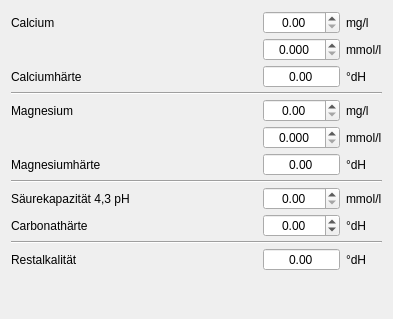
          <widget class="QWidget" name="scrollAreaWidgetContents">
           <property name="geometry">
            <rect>
             <x>0</x>
             <y>0</y>
             <width>393</width>
             <height>319</height>
            </rect>
           </property>
           <layout class="QGridLayout" name="gridLayout">
            <property name="verticalSpacing">
             <number>4</number>
            </property>
            <item row="7" column="3">
             <widget class="QLabel" name="label_146">
              <property name="minimumSize">
               <size>
                <width>30</width>
                <height>0</height>
               </size>
              </property>
              <property name="text">
               <string>°dH</string>
              </property>
             </widget>
            </item>
            <item row="4" column="2">
             <widget class="DoubleSpinBox" name="tbMagnesiumMg">
              <property name="minimumSize">
               <size>
                <width>60</width>
                <height>0</height>
               </size>
              </property>
              <property name="toolTip">
               <string>&lt;html&gt;&lt;head/&gt;&lt;body&gt;&lt;p&gt;Hier wird die &lt;span style=&quot; font-weight:600;&quot;&gt;Magnesiummenge&lt;/span&gt; in mg/l eingetragen.&lt;/p&gt;&lt;p&gt;Manche Wasserversorger geben diesen Wert auch mit ppm an.&lt;/p&gt;&lt;p&gt;Für Angaben in &lt;span style=&quot; font-weight:600;&quot;&gt;mmol/l&lt;/span&gt; kann das untenstehende Feld benutzt werden.&lt;/p&gt;&lt;/body&gt;&lt;/html&gt;</string>
              </property>
              <property name="alignment">
               <set>Qt::AlignCenter</set>
              </property>
              <property name="maximum">
               <double>9999.000000000000000</double>
              </property>
              <property name="singleStep">
               <double>0.010000000000000</double>
              </property>
             </widget>
            </item>
            <item row="9" column="2">
             <widget class="DoubleSpinBox" name="tbSaeurekapazitaet">
              <property name="minimumSize">
               <size>
                <width>60</width>
                <height>0</height>
               </size>
              </property>
              <property name="toolTip">
               <string>&lt;html&gt;&lt;head/&gt;&lt;body&gt;&lt;p&gt;In der Trinkwaseranalyse ist die &lt;span style=&quot; font-weight:600;&quot;&gt;Säurekapazität&lt;/span&gt; ein Ausdruck für die Restalkalität. Verschiedentlich liest man in Trinkwasseranalysen auch &lt;span style=&quot; font-weight:600;&quot;&gt;Alkalität&lt;/span&gt;. Säurekapazität beschreibt das Puffervermögen des Wassers gegenüber Säuren. Sie gibt die Stabilität des pH-Wertes im Wasser an.&lt;/p&gt;&lt;p&gt;Die Säurekapazität pH 4,3 ist das Äqivalent zur Carbonathärte (auch Temporäre Härte, Bicarbonathärte). Sie beschreibt die &lt;span style=&quot; font-weight:600;&quot;&gt;Restalkalität&lt;/span&gt; vom Standpunkt des Säureverbrauchs aus. Der Kleine Brauhelfer berechnet daher beide Werte simultan. &lt;/p&gt;&lt;p&gt;Während des Einmaischens säuert das Malz das Brauwasser an. Oft ist eine niedrige &lt;span style=&quot; font-weight:600;&quot;&gt;Restalkalität &lt;/span&gt;dabei Voraussetzung, dass die Schüttung auch im richtigen pH-Bereich arbeiten kann.&lt;/p&gt;&lt;p&gt;Die Restalkalität ergibt sich aus &lt;span style=&quot; font-weight:600;&quot;&gt;säurevernichtendem HCO₃⁻ &lt;/span&gt;und&lt;span style=&quot; font-weight:600;&quot;&gt; säureförderndem Kalzium- und Magnesium&lt;/span&gt;. Malz arbeitet am besten in leicht saurer Umgebung von pH 5,2 bis 5.8. &lt;span style=&quot; font-weight:600;&quot;&gt;HCO₃⁻&lt;/span&gt; (Hydrogencarbonat) versucht diese saure Umgebung zu verhindern, Calcium und Magnesium wiederum unterstützen das Malz und seine Maischearbeit.&lt;/p&gt;&lt;p&gt;Das Verhältnis entscheidet beider &lt;span style=&quot; font-weight:600;&quot;&gt;Antipoden &lt;/span&gt;entscheidet. Brauer machen sich das zunutze.&lt;/p&gt;&lt;/body&gt;&lt;/html&gt;</string>
              </property>
              <property name="alignment">
               <set>Qt::AlignCenter</set>
              </property>
              <property name="maximum">
               <double>9999.000000000000000</double>
              </property>
              <property name="singleStep">
               <double>0.010000000000000</double>
              </property>
             </widget>
            </item>
            <item row="6" column="2">
             <widget class="DoubleSpinBox" name="tbMagnesiumMmol">
              <property name="minimumSize">
               <size>
                <width>60</width>
                <height>0</height>
               </size>
              </property>
              <property name="toolTip">
               <string>&lt;html&gt;&lt;head/&gt;&lt;body&gt;&lt;p&gt;Hier wird die &lt;span style=&quot; font-weight:600;&quot;&gt;Magnesiummenge&lt;/span&gt; in mmol/l eingetragen.&lt;/p&gt;&lt;p&gt;Für Angaben in &lt;span style=&quot; font-weight:600;&quot;&gt;mg/l&lt;/span&gt; kann das obenstehende Feld  benutzt werden.&lt;/p&gt;&lt;/body&gt;&lt;/html&gt;</string>
              </property>
              <property name="alignment">
               <set>Qt::AlignCenter</set>
              </property>
              <property name="decimals">
               <number>3</number>
              </property>
              <property name="maximum">
               <double>9999.000000000000000</double>
              </property>
              <property name="singleStep">
               <double>0.001000000000000</double>
              </property>
             </widget>
            </item>
            <item row="6" column="3">
             <widget class="QLabel" name="label_137">
              <property name="minimumSize">
               <size>
                <width>30</width>
                <height>0</height>
               </size>
              </property>
              <property name="text">
               <string>mmol/l</string>
              </property>
             </widget>
            </item>
            <item row="0" column="2">
             <widget class="DoubleSpinBox" name="tbCalciumMg">
              <property name="minimumSize">
               <size>
                <width>60</width>
                <height>0</height>
               </size>
              </property>
              <property name="toolTip">
               <string>&lt;html&gt;&lt;head/&gt;&lt;body&gt;&lt;p&gt;Hier wird die &lt;span style=&quot; font-weight:600;&quot;&gt;Calciummenge&lt;/span&gt; in mg/l eingetragen.&lt;/p&gt;&lt;p&gt;Manche Wasserversorger geben diesen Wert auch mit ppm an.&lt;/p&gt;&lt;p&gt;Für Angaben in &lt;span style=&quot; font-weight:600;&quot;&gt;mmol/l&lt;/span&gt; kann das untenstehende Feld benutzt werden.&lt;/p&gt;&lt;/body&gt;&lt;/html&gt;</string>
              </property>
              <property name="alignment">
               <set>Qt::AlignCenter</set>
              </property>
              <property name="maximum">
               <double>9999.000000000000000</double>
              </property>
              <property name="singleStep">
               <double>0.010000000000000</double>
              </property>
             </widget>
            </item>
            <item row="11" column="2">
             <widget class="DoubleSpinBox" name="tbCarbonathaerte">
              <property name="minimumSize">
               <size>
                <width>60</width>
                <height>0</height>
               </size>
              </property>
              <property name="toolTip">
               <string>&lt;html&gt;&lt;head/&gt;&lt;body&gt;&lt;p&gt;In der Trinkwasseranalyse ist die &lt;span style=&quot; font-weight:600;&quot;&gt;Carbonathärte &lt;/span&gt;der geläufigste Ausdruck für die Restalkalität. Carbonathärte beschreibt das Verhältnis der im Wasser gelösten säurevernichtenden Carbonat- (CO₃²⁻) und Hyrogencarbonationen (HCO³⁻) und der säurefördernden Erdalkaliionen Calcium (Ca⁺) und Magnesium (Mg⁺).&lt;/p&gt;&lt;p&gt;Die Säurekapazität pH 4,3 ist das Äqivalent zur Carbonathärte (auch Temporäre Härte, Bicarbonathärte). Sie beschreibt die &lt;span style=&quot; font-weight:600;&quot;&gt;Restalkalität&lt;/span&gt; vom Standpunkt des Säureverbrauchs aus. Der Kleine Brauhelfer berechnet daher beide Werte simultan. &lt;/p&gt;&lt;p&gt;Während des Einmaischens säuert das Malz das Brauwasser an. Oft ist eine niedrige &lt;span style=&quot; font-weight:600;&quot;&gt;Restalkalität &lt;/span&gt;dabei Voraussetzung, dass die Schüttung auch im richtigen pH-Bereich arbeiten kann.&lt;/p&gt;&lt;p&gt;Wenn der gewünschte &lt;span style=&quot; font-weight:600;&quot;&gt;Bierstil&lt;/span&gt; mit dem vorhandenen Wasser nicht umzusetzen ist, greifen Hobby- und Nanobrauer gerne zu Salzen wie Braugips (Calciumsulfat), um doch noch ein leckeres Pils oder IPA zu brauen. Dabei wird das Gleichgewicht der gelösten Stoffe zugunsten der Erdalkaliionen verschoben, der Härtegrad sinkt, der richtige pH-Bereich für helles Malz wird erreicht.&lt;/p&gt;&lt;p&gt;Selten ist es umgekehrt, da ist dann ein dunkles Bier aufgrund seiner dunklen Zutaten zu sauer und der pH-Wert wird angehoben, so mit Natron oder Kalk. Das Verhältnis beider &lt;span style=&quot; font-weight:600;&quot;&gt;Antipoden &lt;/span&gt;entscheidet. Brauer machen sich das zunutze.&lt;/p&gt;&lt;/body&gt;&lt;/html&gt;</string>
              </property>
              <property name="alignment">
               <set>Qt::AlignCenter</set>
              </property>
              <property name="decimals">
               <number>2</number>
              </property>
              <property name="minimum">
               <double>-99.000000000000000</double>
              </property>
              <property name="maximum">
               <double>99.000000000000000</double>
              </property>
              <property name="singleStep">
               <double>0.010000000000000</double>
              </property>
             </widget>
            </item>
            <item row="13" column="0">
             <widget class="QLabel" name="label_147">
              <property name="text">
               <string>Restalkalität</string>
              </property>
             </widget>
            </item>
            <item row="12" column="0" colspan="4">
             <widget class="Line" name="line_4">
              <property name="orientation">
               <enum>Qt::Horizontal</enum>
              </property>
             </widget>
            </item>
            <item row="13" column="2">
             <widget class="DoubleSpinBox" name="tbRestalkalitaet">
              <property name="minimumSize">
               <size>
                <width>60</width>
                <height>0</height>
               </size>
              </property>
              <property name="toolTip">
               <string>&lt;html&gt;&lt;head/&gt;&lt;body&gt;&lt;p&gt;Die &lt;span style=&quot; font-weight:600;&quot;&gt;Restalkalität&lt;/span&gt; des Brauwassers ist entscheidend für den &lt;span style=&quot; font-weight:600;&quot;&gt;pH-Wert&lt;/span&gt; der Maische und damit für die Effizienz der Stärkespaltung. Ob ein Bier mit der Schüttung in den angepeilten Parametern umfänglich gelingt, entscheidet sich hier. Der pH-Wert beim Maischen ist Ausgangspunkt aller weiterer Brauschritte.&lt;/p&gt;&lt;p&gt;Brauwasser ist kein reines Wasser, sondern enthält Salze und Ionen wie Chlorid (Cl⁻) und Sulfat (SO₄²⁻), die sich gemschmacklich auswirken. Während des Einmaischens wird das Brauwasser durch das Malz angesäuert. Es reichern sich Hydronium-Ionen (H⁺) an, was zu einem Abfall des pH-Wertes führt. Dabei verhalten sich dunkle Malze generell saurer als hell abgedarrte Malze. Ungehindert senkt sich der pH-Wert dadurch von allein in einen für den Maischeprozess günstigen Bereich zwischen &lt;span style=&quot; font-weight:600;&quot;&gt;pH 5,2 bis 5,8&lt;/span&gt; ab. &lt;/p&gt;&lt;p&gt;Der Knackpunkt ist, dass manches Wasser sich diesem pH-Abfall widersetzt. Dieses Alkalität genannte Phänomen gründet in der Konzentration des Ions Bicarbonat, chemisch &lt;span style=&quot; font-weight:600;&quot;&gt;HCO³⁻&lt;/span&gt;. Das HCO³⁻ fängt die H⁺-Ionen einfach ab. Die pH-Wert-senkende Wirkung der H⁺-Ionen verpufft wirkungslos. Dieser Effekt ist um so größer, je mehr HCO³- im Wassser vorhanden ist.&lt;/p&gt;&lt;p&gt;Damit erklärt sich simpel, warum mancher Bierstil mit dem einen Brauwwasser funktioniert, ein anderer dagegen nicht. Mithin ist das der Grund, warum Hobbybrauer ihr Wasser vorbehandeln und Salze wie Calciumsulfat (Braugips) hinzugeben, um doch erfolgreich ein Bier oder ein IPA brauen zu können.&lt;/p&gt;&lt;/body&gt;&lt;/html&gt;</string>
              </property>
              <property name="alignment">
               <set>Qt::AlignCenter</set>
              </property>
              <property name="readOnly">
               <bool>true</bool>
              </property>
              <property name="buttonSymbols">
               <enum>QAbstractSpinBox::NoButtons</enum>
              </property>
              <property name="decimals">
               <number>2</number>
              </property>
              <property name="minimum">
               <double>-99.000000000000000</double>
              </property>
              <property name="maximum">
               <double>99.000000000000000</double>
              </property>
             </widget>
            </item>
            <item row="1" column="3">
             <widget class="QLabel" name="label_132">
              <property name="minimumSize">
               <size>
                <width>30</width>
                <height>0</height>
               </size>
              </property>
              <property name="text">
               <string>mmol/l</string>
              </property>
             </widget>
            </item>
            <item row="11" column="0">
             <widget class="QLabel" name="label_140">
              <property name="text">
               <string>Carbonathärte</string>
              </property>
             </widget>
            </item>
            <item row="11" column="3">
             <widget class="QLabel" name="label_142">
              <property name="minimumSize">
               <size>
                <width>30</width>
                <height>0</height>
               </size>
              </property>
              <property name="text">
               <string>°dH</string>
              </property>
             </widget>
            </item>
            <item row="2" column="2">
             <widget class="DoubleSpinBox" name="tbCalciumhaerte">
              <property name="minimumSize">
               <size>
                <width>60</width>
                <height>0</height>
               </size>
              </property>
              <property name="toolTip">
               <string>&lt;html&gt;&lt;head/&gt;&lt;body&gt;&lt;p&gt;Hier wird die &lt;span style=&quot; font-weight:600;&quot;&gt;Calciumhärte&lt;/span&gt; in °dH berechnet. Die Calciumhärte wird  aus den Angaben von Calcium in mg/l nach der Formel Ca⁺ * 1,4 / 10 berechnet.&lt;/p&gt;&lt;p&gt;Aus Calciumhärte und Magnesiumhärte resultiert die &lt;span style=&quot; font-weight:600;&quot;&gt;Gesamthärte &lt;/span&gt;des Wassers. Damit kann man beurteilen, ob das Wasser weich genug ist, um damit ein Pils zu brauen oder ob es ohne Vorbehandlung doch besser ein Münchner Dunkles sein soll.&lt;/p&gt;&lt;p&gt;Die Calciumhärte ist ein theoretischer Zwischenwert und wird in Analysen von Wasserversorgern oft ignoriert. Brauer sollten es auch so halten.&lt;/p&gt;&lt;p&gt;Wichtig ist im Brauprozess die sogenannte &lt;span style=&quot; font-weight:600;&quot;&gt;Restalkalität&lt;/span&gt;. Sie ergibt sich aus &lt;span style=&quot; font-weight:600;&quot;&gt;säurevernichtendem HCO₃⁻ &lt;/span&gt;und&lt;span style=&quot; font-weight:600;&quot;&gt; säureförderndem Calcium- und Magnesium&lt;/span&gt;. Malz arbeitet am besten in leicht saurer Umgebung von pH 5,2 bis 5.8. &lt;span style=&quot; font-weight:600;&quot;&gt;HCO₃⁻&lt;/span&gt; (auch Bibcarbonat, Karbonathärte, temporäre Härte) versucht diese saure Umgebung zu verhindern, Calcium und Magnesium wiederum unterstützen das Malz und seine Maischearbeit.&lt;/p&gt;&lt;p&gt;Damit erklärt sich simpel, warum mancher Bierstil mit dem einen Brauwasser funktioniert, ein anderer dagegen nicht. Mithin ist das der Grund, warum Hobbybrauer ihr Wasser vorbehandeln und Salze wie Calciumsulfat (Braugips) hinzugeben, um doch erfolgreich ein Bier oder ein IPA brauen zu können.&lt;/p&gt;&lt;/body&gt;&lt;/html&gt;</string>
              </property>
              <property name="alignment">
               <set>Qt::AlignCenter</set>
              </property>
              <property name="readOnly">
               <bool>true</bool>
              </property>
              <property name="buttonSymbols">
               <enum>QAbstractSpinBox::NoButtons</enum>
              </property>
              <property name="decimals">
               <number>2</number>
              </property>
              <property name="minimum">
               <double>-99.000000000000000</double>
              </property>
              <property name="maximum">
               <double>99.000000000000000</double>
              </property>
             </widget>
            </item>
            <item row="13" column="3">
             <widget class="QLabel" name="label_148">
              <property name="minimumSize">
               <size>
                <width>30</width>
                <height>0</height>
               </size>
              </property>
              <property name="text">
               <string>°dH</string>
              </property>
             </widget>
            </item>
            <item row="3" column="0" colspan="4">
             <widget class="Line" name="line">
              <property name="orientation">
               <enum>Qt::Horizontal</enum>
              </property>
             </widget>
            </item>
            <item row="4" column="3">
             <widget class="QLabel" name="label_136">
              <property name="minimumSize">
               <size>
                <width>30</width>
                <height>0</height>
               </size>
              </property>
              <property name="text">
               <string>mg/l</string>
              </property>
             </widget>
            </item>
            <item row="2" column="3">
             <widget class="QLabel" name="label_144">
              <property name="minimumSize">
               <size>
                <width>30</width>
                <height>0</height>
               </size>
              </property>
              <property name="text">
               <string>°dH</string>
              </property>
             </widget>
            </item>
            <item row="8" column="0" colspan="4">
             <widget class="Line" name="line_2">
              <property name="orientation">
               <enum>Qt::Horizontal</enum>
              </property>
             </widget>
            </item>
            <item row="0" column="3">
             <widget class="QLabel" name="label_131">
              <property name="minimumSize">
               <size>
                <width>30</width>
                <height>0</height>
               </size>
              </property>
              <property name="text">
               <string>mg/l</string>
              </property>
             </widget>
            </item>
            <item row="2" column="0">
             <widget class="QLabel" name="label_143">
              <property name="text">
               <string>Calciumhärte</string>
              </property>
             </widget>
            </item>
            <item row="9" column="0">
             <widget class="QLabel" name="label_139">
              <property name="text">
               <string>Säurekapazität 4,3 pH</string>
              </property>
             </widget>
            </item>
            <item row="9" column="3">
             <widget class="QLabel" name="label_141">
              <property name="minimumSize">
               <size>
                <width>30</width>
                <height>0</height>
               </size>
              </property>
              <property name="text">
               <string>mmol/l</string>
              </property>
             </widget>
            </item>
            <item row="7" column="2">
             <widget class="DoubleSpinBox" name="tbMagnesiumhaerte">
              <property name="minimumSize">
               <size>
                <width>60</width>
                <height>0</height>
               </size>
              </property>
              <property name="toolTip">
               <string>&lt;html&gt;&lt;head/&gt;&lt;body&gt;&lt;p&gt;Hier wird die &lt;span style=&quot; font-weight:600;&quot;&gt;Magnesiumhärte&lt;/span&gt; in °dH berechnet. Die Magnesiumhärte wird aus den Angaben von &lt;span style=&quot; font-weight:600;&quot;&gt;Magnesium&lt;/span&gt; in mg/l nach der Formel Mg⁺ * 2,307 / 10 berechnet.&lt;/p&gt;&lt;p&gt;Aus Calciumhärte und Magnesiumhärte resultiert die &lt;span style=&quot; font-weight:600;&quot;&gt;Gesamthärte &lt;/span&gt;des Wassers. Damit kann man beurteilen, ob das Wasser weich genug ist, um damit ein Pils zu brauen oder ob es ohne Vorbehandlung doch besser ein Münchner Dunkles sein soll.&lt;/p&gt;&lt;p&gt;Die Magnesiumhärte ist ein theoretischer Zwischenwert und wird in Analysen von Wasserversorgern oft ignoriert. Brauer sollten es auch so halten.&lt;/p&gt;&lt;p&gt;Wichtig ist im Brauprozess die sogenannte &lt;span style=&quot; font-weight:600;&quot;&gt;Restalkalität&lt;/span&gt;. Sie ergibt sich aus &lt;span style=&quot; font-weight:600;&quot;&gt;säurevernichtendem HCO₃⁻ &lt;/span&gt;und&lt;span style=&quot; font-weight:600;&quot;&gt; säureförderndem Kalzium- und Magnesium&lt;/span&gt;. Malz arbeitet am besten in leicht saurer Umgebung von pH 5,2 bis 5.8. &lt;span style=&quot; font-weight:600;&quot;&gt;HCO₃⁻&lt;/span&gt; (auch Bibcarbonat, Karbonathärte, temporäre Härte) versucht diese saure Umgebung zu verhindern, Calcium und Magnesium wiederum unterstützen das Malz und seine Maischearbeit.&lt;/p&gt;&lt;p&gt;Damit erklärt sich simpel, warum mancher Bierstil mit dem einen Brauwasser funktioniert, ein anderer dagegen nicht. Mithin ist das der Grund, warum Hobbybrauer ihr Wasser vorbehandeln und Salze wie Calciumsulfat (Braugips) hinzugeben, um doch erfolgreich ein Bier oder ein IPA brauen zu können.&lt;/p&gt;&lt;/body&gt;&lt;/html&gt;</string>
              </property>
              <property name="alignment">
               <set>Qt::AlignCenter</set>
              </property>
              <property name="readOnly">
               <bool>true</bool>
              </property>
              <property name="buttonSymbols">
               <enum>QAbstractSpinBox::NoButtons</enum>
              </property>
              <property name="decimals">
               <number>2</number>
              </property>
              <property name="minimum">
               <double>-99.000000000000000</double>
              </property>
              <property name="maximum">
               <double>99.000000000000000</double>
              </property>
             </widget>
            </item>
            <item row="0" column="1">
             <spacer name="horizontalSpacer_103">
              <property name="orientation">
               <enum>Qt::Horizontal</enum>
              </property>
              <property name="sizeHint" stdset="0">
               <size>
                <width>40</width>
                <height>20</height>
               </size>
              </property>
             </spacer>
            </item>
            <item row="4" column="0">
             <widget class="QLabel" name="label_135">
              <property name="text">
               <string>Magnesium</string>
              </property>
             </widget>
            </item>
            <item row="0" column="0">
             <widget class="QLabel" name="label_130">
              <property name="text">
               <string>Calcium</string>
              </property>
             </widget>
            </item>
            <item row="1" column="2">
             <widget class="DoubleSpinBox" name="tbCalciumMmol">
              <property name="minimumSize">
               <size>
                <width>60</width>
                <height>0</height>
               </size>
              </property>
              <property name="toolTip">
               <string>&lt;html&gt;&lt;head/&gt;&lt;body&gt;&lt;p&gt;Hier wird die &lt;span style=&quot; font-weight:600;&quot;&gt;Calciummenge&lt;/span&gt; in mmol/l eingetragen.&lt;/p&gt;&lt;p&gt;Für Angaben in &lt;span style=&quot; font-weight:600;&quot;&gt;mg/l&lt;/span&gt; kann das obenstehende Feld benutzt werden.&lt;/p&gt;&lt;/body&gt;&lt;/html&gt;</string>
              </property>
              <property name="alignment">
               <set>Qt::AlignCenter</set>
              </property>
              <property name="decimals">
               <number>3</number>
              </property>
              <property name="maximum">
               <double>9999.000000000000000</double>
              </property>
              <property name="singleStep">
               <double>0.001000000000000</double>
              </property>
             </widget>
            </item>
            <item row="7" column="0">
             <widget class="QLabel" name="label_145">
              <property name="text">
               <string>Magnesiumhärte</string>
              </property>
             </widget>
            </item>
            <item row="14" column="0">
             <spacer name="verticalSpacer">
              <property name="orientation">
               <enum>Qt::Vertical</enum>
              </property>
              <property name="sizeHint" stdset="0">
               <size>
                <width>20</width>
                <height>40</height>
               </size>
              </property>
             </spacer>
            </item>
           </layout>
          </widget>
